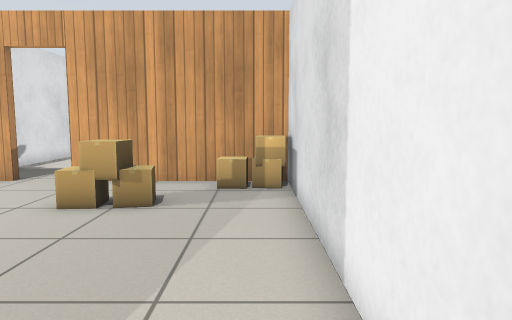
view 1 (above)

24 first-person views from a walk through a robot-simulator world made for Gazebo. The camera is 0.9 m above the floor, tilts 6° down and sees 70° across. The lines on the ground mark 1 m squares. The floor is counted in squares, 0.5 m on a side. Each view is taken from the middle of a square. On the plan, view 1 faces up. The plan holds only what a view shows up to about 18 squares ahead; the rest is blank. The place goes on beyond the plan. Gazebo's built-in surfaces are drawn with simple patterns. Simple shapes stand in for some stock models.

view 2
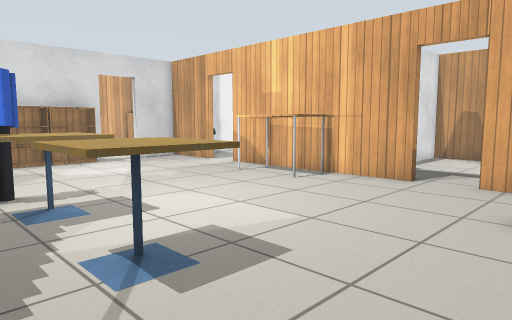

view 3
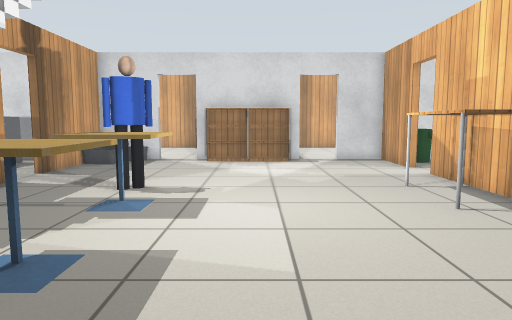

view 4
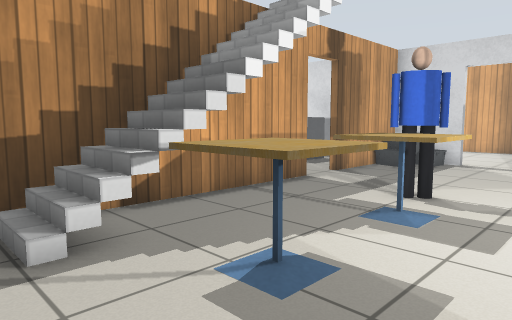

view 5
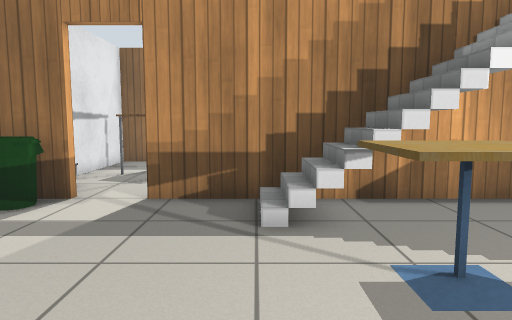

view 6
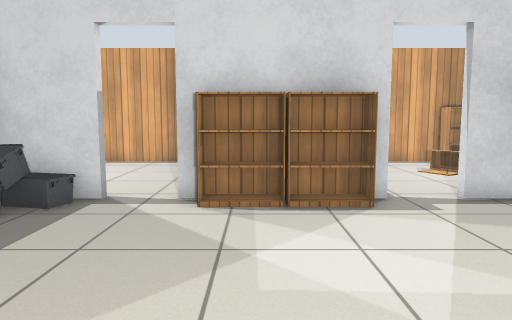

view 7
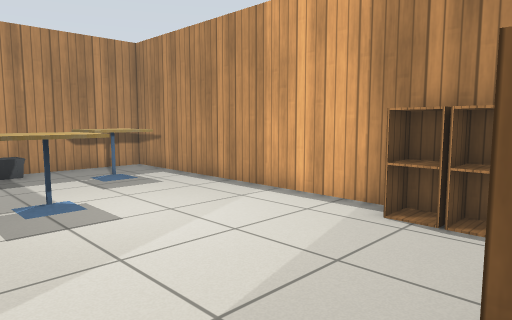

view 8
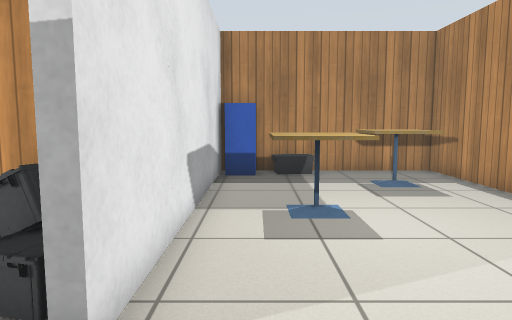

view 9
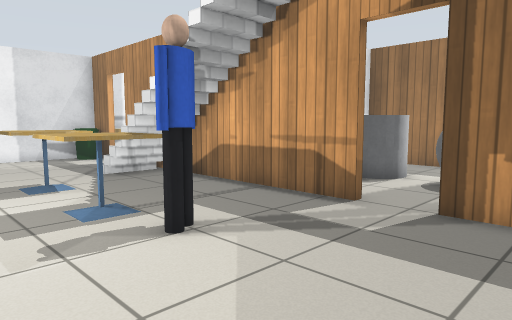

view 10
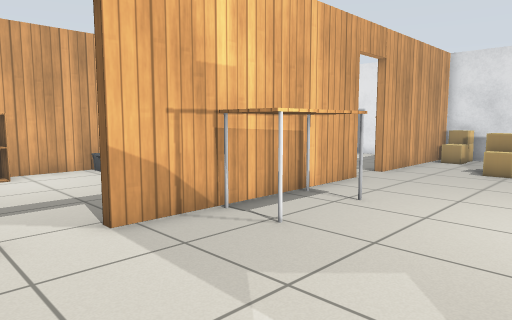

view 11
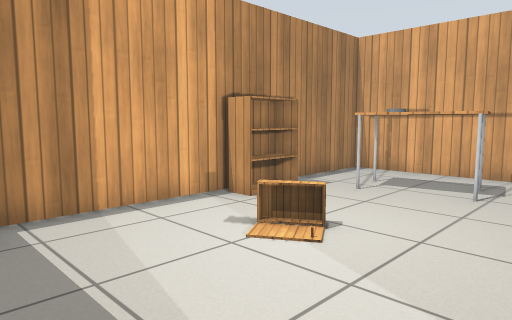

view 12
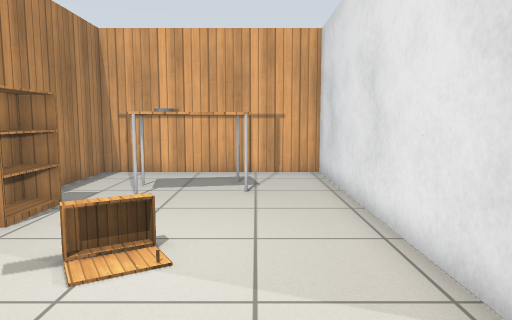

view 13
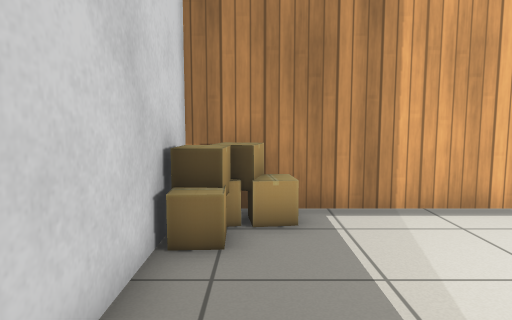

view 14
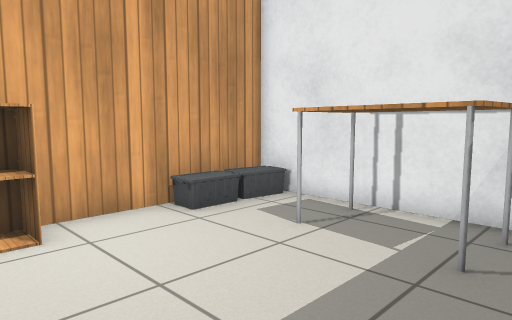

view 15
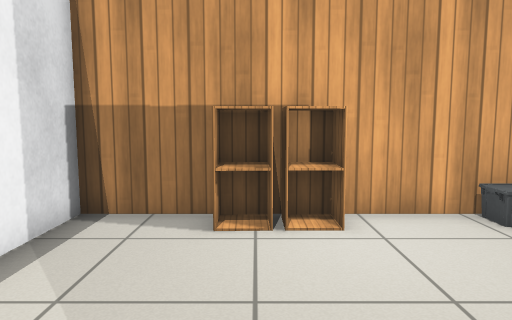

view 16
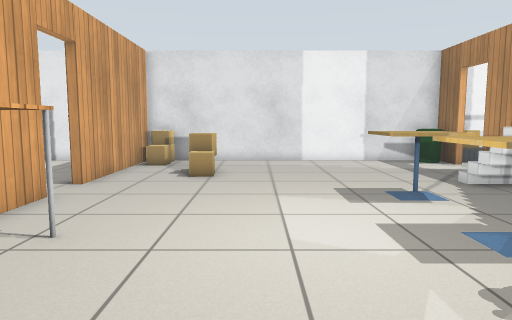

view 17
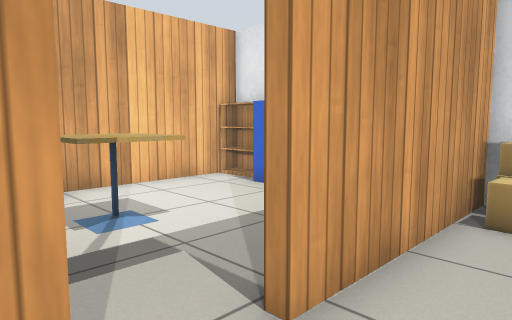

view 18
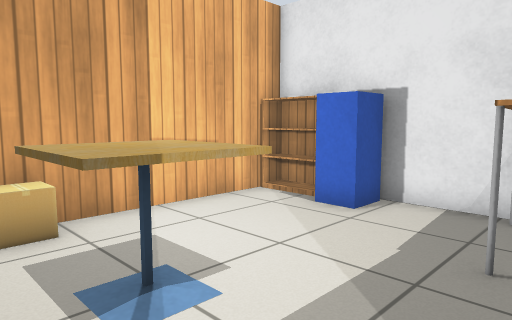

view 19
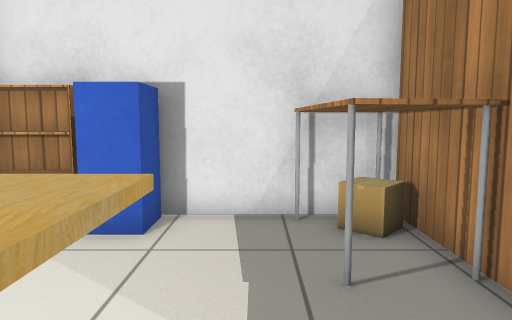

view 20
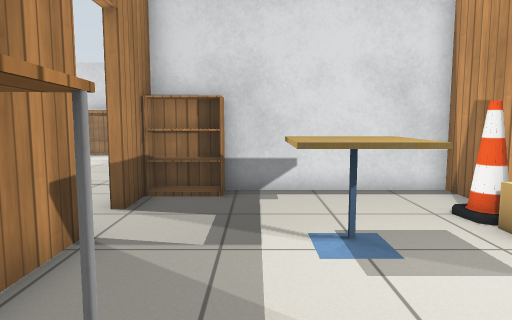

view 21
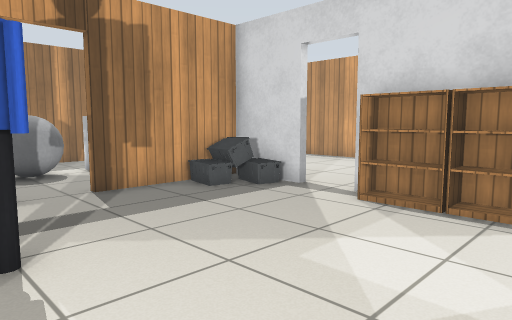

view 22
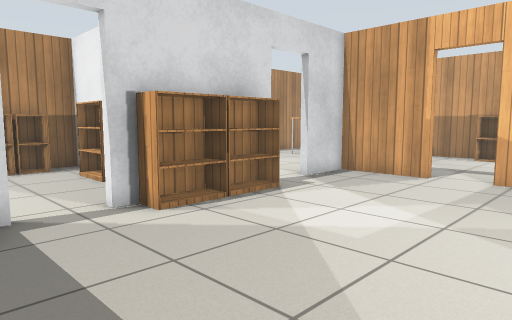

view 23
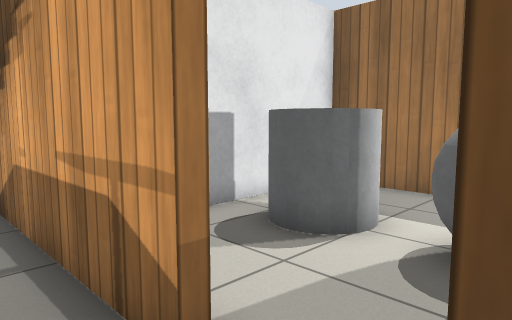

view 24
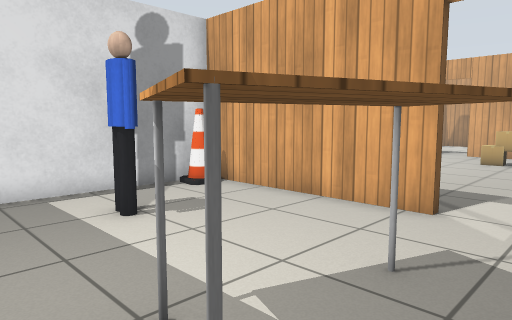

### Floor plan
Ten units are one square. View 1 is at (0, 0); x grows to the right and y downward. Boxes are objects, and circles mark ways between rooms. Rooms are numbered by the first view taken in them; rooms with no view inside come last. Other rooms are left out.
<svg viewBox="-290 -200 310 310">
<path fill="none" stroke="#000" d="M-139 24 -24 24M-175 24 -155 24M-204 -71 -204 -21M-173 -110 -204 -110 -204 -89M-74 -110 -155 -110M-284 -44 -284 104 -207 104 -207 24M10 14 10 -110 -56 -110M-207 -134 -207 -190 -284 -190 -284 -45M-207 -90 -207 -115M-255 -46 -229 -46M-98 -131 -98 -190 -204 -190 -204 -168M-56 -113 10 -113 10 -190 -55 -190M-65 -190 -95 -190 -95 -113 -74 -113M-24 27 -95 27 -95 85M-1 104 10 104 10 36M10 24 10 14M-134 104 -98 104 -98 57M-204 56 -204 70M-185 104 -160 104"/>
<rect x="-285" y="-25" width="10" height="20" fill="#bbb"><title>cabinet</title></rect>
<rect x="-285" y="-35" width="10" height="10" fill="#bbb"><title>cabinet</title></rect>
<rect x="-275" y="65" width="30" height="20" fill="#bbb"><title>cafe table</title></rect>
<rect x="-255" y="-45" width="10" height="10" fill="#bbb"><title>bookshelf</title></rect>
<rect x="-245" y="95" width="20" height="10" fill="#bbb"><title>other object</title></rect>
<rect x="-245" y="35" width="20" height="20" fill="#bbb"><title>cafe table</title></rect>
<rect x="-225" y="85" width="20" height="20" fill="#bbb"><title>postbox</title></rect>
<rect x="-205" y="15" width="20" height="10" fill="#bbb"><title>other object</title></rect>
<rect x="-205" y="-5" width="20" height="20" fill="#bbb"><title>other object</title></rect>
<rect x="-205" y="-45" width="10" height="20" fill="#bbb"><title>bookshelf</title></rect>
<rect x="-205" y="-65" width="10" height="20" fill="#bbb"><title>bookshelf</title></rect>
<rect x="-185" y="5" width="10" height="20" fill="#bbb"><title>other object</title></rect>
<rect x="-135" y="-25" width="10" height="20" fill="#bbb"><title>person</title></rect>
<rect x="-135" y="-105" width="30" height="20" fill="#bbb"><title>table</title></rect>
<rect x="-115" y="15" width="10" height="10" fill="#bbb"><title>stairs</title></rect>
<rect x="-115" y="-35" width="20" height="30" fill="#bbb"><title>cafe table</title></rect>
<rect x="-85" y="-35" width="20" height="30" fill="#bbb"><title>cafe table</title></rect>
<rect x="-45" y="-85" width="10" height="10" fill="#bbb"><title>cardboard box</title></rect>
<rect x="-35" y="-85" width="10" height="10" fill="#bbb"><title>cardboard box</title></rect>
<rect x="-25" y="-85" width="10" height="10" fill="#bbb"><title>cardboard box</title></rect>
<rect x="-15" y="-105" width="10" height="10" fill="#bbb"><title>cardboard box</title></rect>
<rect x="-5" y="5" width="10" height="20" fill="#bbb"><title>bin</title></rect>
<rect x="-5" y="-105" width="10" height="10" fill="#bbb"><title>cardboard box</title></rect>
<rect x="-285" y="-55" width="10" height="10" fill="#bbb"><title>cardboard box</title></rect>
<rect x="-285" y="-65" width="20" height="10" fill="#bbb"><title>cardboard box</title></rect>
<rect x="-285" y="-145" width="10" height="30" fill="#bbb"><title>bookshelf</title></rect>
<rect x="-275" y="-55" width="10" height="10" fill="#bbb"><title>cardboard box</title></rect>
<rect x="-265" y="-55" width="10" height="10" fill="#bbb"><title>cardboard box</title></rect>
<rect x="-265" y="-175" width="40" height="30" fill="#bbb"><title>table</title></rect>
<rect x="-265" y="-165" width="20" height="10" fill="#bbb"><title>other object</title></rect>
<rect x="-255" y="-115" width="10" height="10" fill="#bbb"><title>other object</title></rect>
<rect x="-205" y="-135" width="20" height="20" fill="#bbb"><title>bin</title></rect>
<rect x="-175" y="-185" width="10" height="10" fill="#bbb"><title>cabinet</title></rect>
<rect x="-165" y="-185" width="10" height="10" fill="#bbb"><title>cabinet</title></rect>
<rect x="-135" y="-185" width="20" height="10" fill="#bbb"><title>other object</title></rect>
<rect x="-125" y="-165" width="20" height="40" fill="#bbb"><title>table</title></rect>
<rect x="-115" y="-185" width="10" height="10" fill="#bbb"><title>other object</title></rect>
<rect x="-95" y="-135" width="10" height="20" fill="#bbb"><title>bookshelf</title></rect>
<rect x="-75" y="-185" width="10" height="10" fill="#bbb"><title>cone</title></rect>
<rect x="-65" y="-165" width="20" height="20" fill="#bbb"><title>cafe table</title></rect>
<rect x="-65" y="-195" width="10" height="20" fill="#bbb"><title>cardboard box</title></rect>
<rect x="-25" y="-135" width="30" height="20" fill="#bbb"><title>table</title></rect>
<rect x="-5" y="-125" width="10" height="10" fill="#bbb"><title>cardboard box</title></rect>
<rect x="-5" y="-175" width="10" height="20" fill="#bbb"><title>postbox</title></rect>
<rect x="-5" y="-185" width="20" height="10" fill="#bbb"><title>bookshelf</title></rect>
<rect x="-95" y="25" width="10" height="20" fill="#bbb"><title>cone</title></rect>
<rect x="-75" y="65" width="10" height="10" fill="#bbb"><title>person</title></rect>
<rect x="-35" y="55" width="30" height="40" fill="#bbb"><title>table</title></rect>
<rect x="-5" y="25" width="10" height="20" fill="#bbb"><title>other object</title></rect>
<rect x="-195" y="55" width="30" height="20" fill="#bbb"><title>grey box</title></rect>
<rect x="-165" y="55" width="30" height="10" fill="#bbb"><title>grey ball</title></rect>
<rect x="-135" y="55" width="20" height="20" fill="#bbb"><title>grey cylinder</title></rect>
<circle cx="-207" cy="-77" r="3" fill="#2a7"/>
<circle cx="-210" cy="-60" r="3" fill="#2a7"/>
<circle cx="-270" cy="-40" r="3" fill="#2a7"/>
<circle cx="-165" cy="-110" r="3" fill="#2a7"/>
<circle cx="-65" cy="-110" r="3" fill="#2a7"/>
<circle cx="-10" cy="20" r="3" fill="#2a7"/>
<circle cx="-147" cy="27" r="3" fill="#2a7"/>
<text x="-150" y="-20">1</text>
<text x="-250" y="-120">2</text>
<text x="-150" y="-150">3</text>
<text x="-40" y="-150">4</text>
<text x="-40" y="60">5</text>
<text x="-150" y="60">6</text>
</svg>
Room 1 opens to room 2. Room 1 opens to room 3. Room 1 opens to room 4. Room 1 opens to room 5. Room 1 opens to room 6.

Where each view was taken, in squares from view 1:
view 1: 0 up, 0 right, facing up
view 2: 0 up, 3 left, facing up-left
view 3: 5 up, 3 left, facing left
view 4: 5 up, 4 left, facing down-left
view 5: 6 up, 5 left, facing down
view 6: 4 up, 12 left, facing left
view 7: 4 up, 21 left, facing down-left
view 8: 3 up, 22 left, facing down
view 9: 5 up, 18 left, facing down-right
view 10: 5 up, 18 left, facing up-right
view 11: 6 up, 21 left, facing up-left
view 12: 6 up, 23 left, facing up
view 13: 6 up, 21 left, facing left
view 14: 12 up, 17 left, facing up-right
view 15: 12 up, 17 left, facing up
view 16: 6 up, 16 left, facing right
view 17: 9 up, 8 left, facing up-right
view 18: 12 up, 7 left, facing up-right
view 19: 14 up, 6 left, facing right
view 20: 14 up, 0 right, facing left
view 21: 7 up, 12 left, facing down-left
view 22: 1 down, 13 left, facing up-left
view 23: 1 down, 16 left, facing down-right
view 24: 10 down, 0 right, facing up-left
